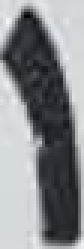
%> input picture ca2/CA2/codes/part2/samples/1.png, 28 x 83 px (shown 3 times larger)
$ octave making_map_set.m   (GNU Octave 9; MATLAB toolbox functions it lacks are replaced by stand-ins)
%> lines starting %> are read from the running program, lines starting %| are printed output that depends on the picture; in (x1, y1, x2, y2) boxes, pixels count from 0 and x2, y2 are one past the last pixel; in counts of white or black regions, pixels touching at a corner belong together; the program's own positions count from 1
clc;
clear;
close all;

[file, path] = uigetfile ({'*.jpg;*.bmp;*.png;*.tif'}, 'Choose an image');
%> the answer given: samples/1.png
picture = imread ([path, file]);
%> picture is the input picture: size 83x28x3 uint8; mean R, G, B 133.7, 136.7, 139.6
picture = imresize (picture, [42, 24]);
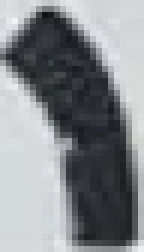
%> picture: size 42x24x3 uint8 (shown 6 times larger); mean R, G, B 133.7, 136.7, 139.5

picture = rgb2gray (picture);
%> picture: size 42x24 uint8

threshold = graythresh (picture);
%> threshold = 0.51
picture = ~imbinarize (picture, threshold);
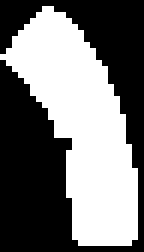
%> picture: size 42x24 logical (shown 6 times larger); 46.1% white; 1 white region, box (x1, y1, x2, y2) and area: (0, 1, 23, 41) 465

picture = bwareaopen (picture, 200);

imwrite (picture, "image.BMP");

$ run again, on ca2/CA2/codes/part2/samples/3.png
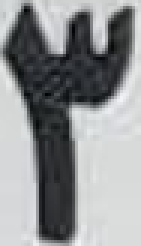
%> input picture ca2/CA2/codes/part2/samples/3.png, 47 x 82 px (shown 3 times larger)
%> picture is the input picture: size 82x47x3 uint8; mean R, G, B 143.5, 145.5, 147
%> `picture = imresize (picture, [42, 24]);`:
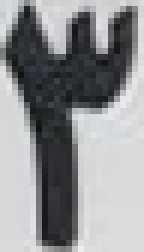
%> picture: size 42x24x3 uint8 (shown 6 times larger); mean R, G, B 143.4, 145.4, 146.9
%> threshold = 0.522
%> `picture = ~imbinarize (picture, threshold);`:
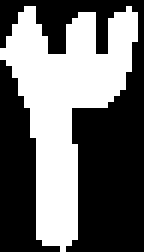
%> picture: size 42x24 logical (shown 6 times larger); 42.5% white; 1 white region, box (x1, y1, x2, y2) and area: (0, 1, 23, 42) 428
